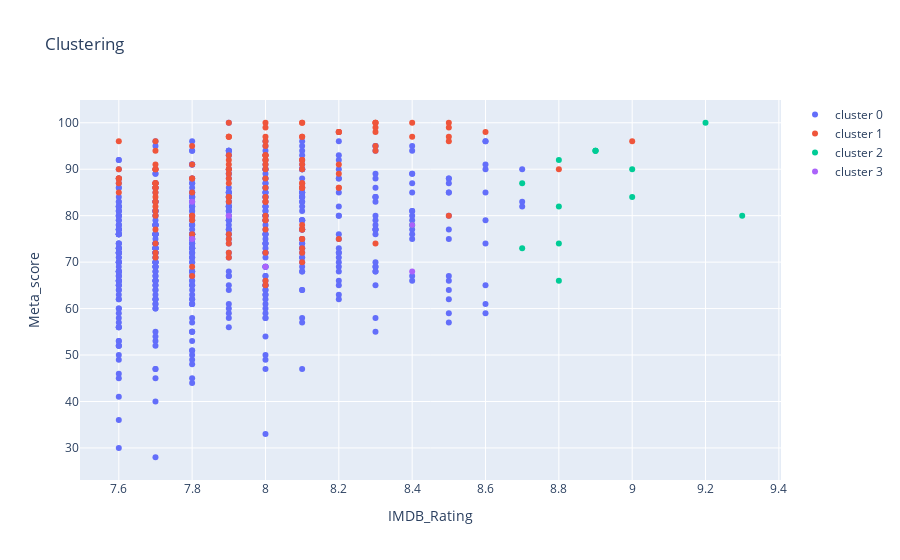

The notebook cell this image was saved under:
### Code cell
plot_data = []
for clus in set(data_ac['cluster']):
    df = data_ac[data_ac['cluster'] == clus]
    plot_data.append(go.Scatter(x= df['IMDB_Rating'], y= df['Meta_score'], 
                                # text=df["name"], 
                                name = 'cluster ' + str(clus), mode = 'markers'))

layout = go.Layout(xaxis = dict(title='IMDB_Rating'), yaxis = dict(title= 'Meta_score'), 
                   title = 'Clustering')
fig = go.Figure(data= plot_data, layout=layout)
plotly.offline.iplot(fig)

### Figure 1 — Plotly figure (JSON) as saved in the notebook; plotly's stock layout.template omitted (floating-point values rounded to 4 significant figures; data arrays with more than 128 entries replaced by an {"elided": "..."} marker saying what was removed)
{"data": [{"mode": "markers", "name": "cluster 0", "type": "scatter", "x": {"elided": "561 float values"}, "y": {"elided": "561 int values"}}, {"mode": "markers", "name": "cluster 1", "type": "scatter", "x": {"elided": "133 float values"}, "y": {"elided": "133 int values"}}, {"mode": "markers", "name": "cluster 2", "type": "scatter", "x": [9.3, 9.2, 9, 9, 8.9, 8.9, 8.9, 8.8, 8.8, 8.8, 8.8, 8.7, 8.7, 8.4], "y": [80, 100, 84, 90, 94, 94, 94, 74, 66, 92, 82, 87, 73, 78]}, {"mode": "markers", "name": "cluster 3", "type": "scatter", "x": [8.4, 8.4, 8, 7.9, 7.8, 7.8], "y": [78, 68, 69, 80, 83, 75]}], "layout": {"autosize": true, "title": {"text": "Clustering"}, "xaxis": {"autorange": true, "range": [7.497, 9.403], "title": {"text": "IMDB_Rating"}, "type": "linear"}, "yaxis": {"autorange": true, "range": [22.06, 105.9], "title": {"text": "Meta_score"}, "type": "linear"}}}
